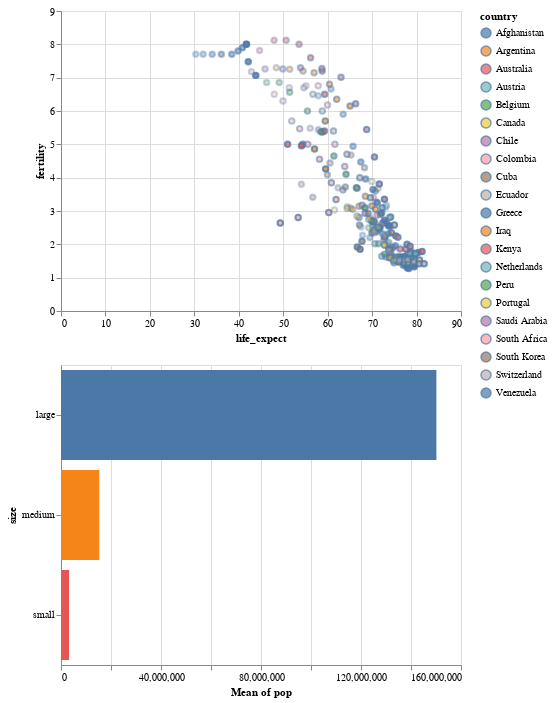

Source (notebook cell):
### Markdown cell above
##### Joining Two Plots and Making them Interactive
The final step is just to join these two plots together. Its particularly easy, as its just join them by the '&' operator. This operator joins the graphs vertically (the '|' operator can be used to concatenate horizontally). But its not just a matter of display, as these are linked as well through the selection defined on them.

And now we're left with a clickable barchart and a responsive scatterplot on the countries selected on the barchart. This mechanism allows us at the same time to explore the different variables we were interested in with just a few simple commands.

### Code cell
scatter & bar

### Figure 1 — Vega-Lite specification as saved in the notebook (floating-point values rounded to 4 significant figures; data arrays with more than 128 entries replaced by an {"elided": "..."} marker saying what was removed)
{"$schema": "https://vega.github.io/schema/vega-lite/v3.4.0.json", "config": {"mark": {"tooltip": null}, "view": {"height": 300, "width": 400}}, "data": {"name": "data-a2246500eaa13a8d71dbc2d5813323d3"}, "datasets": {"data-a2246500eaa13a8d71dbc2d5813323d3": {"elided": "693 records"}}, "vconcat": [{"encoding": {"fill": {"field": "country", "type": "nominal"}, "opacity": {"field": "year", "legend": null, "type": "quantitative"}, "x": {"field": "life_expect", "type": "quantitative"}, "y": {"field": "fertility", "type": "quantitative"}}, "mark": "point", "transform": [{"filter": {"selection": "selector001"}}]}, {"encoding": {"color": {"field": "size", "legend": null, "type": "nominal"}, "x": {"aggregate": "mean", "field": "pop", "type": "quantitative"}, "y": {"field": "size", "type": "nominal"}}, "mark": "bar", "selection": {"selector001": {"fields": ["size"], "init": {"size": "medium"}, "type": "multi"}}}]}
